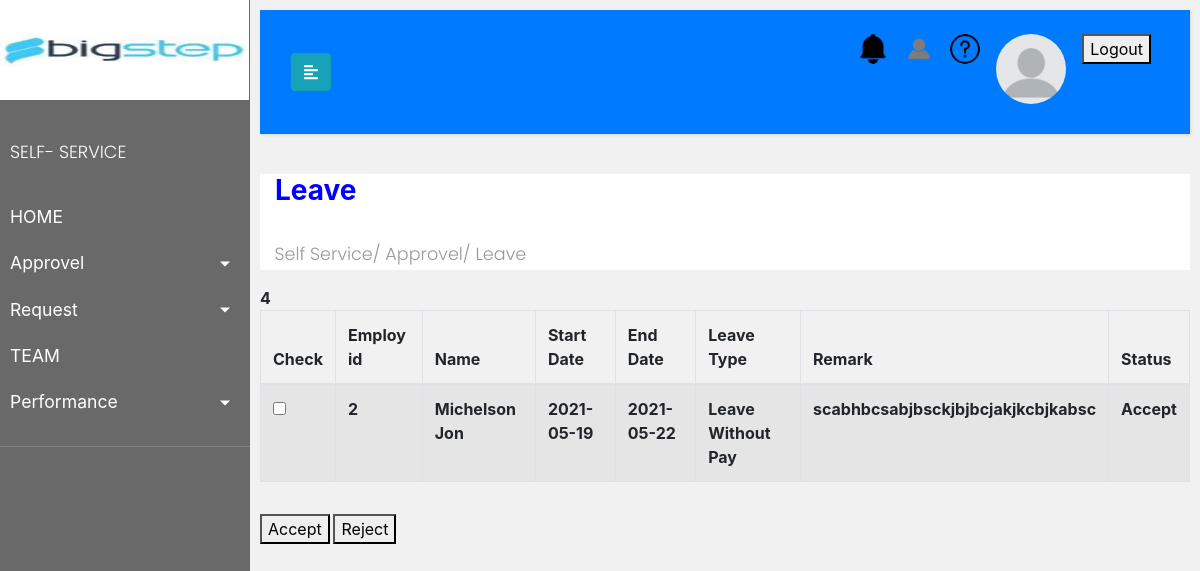
Page /Views/admin_Leave1.php (signed in) on the committed database.
### tables this page shows
CREATE TABLE `LeaveTable` (
  `Lid` int NOT NULL,
  `E_id` int NOT NULL,
  `Name` varchar(30) NOT NULL,
  `Start_Date` varchar(40) NOT NULL,
  `End_Date` varchar(40) NOT NULL,
  `Leave_Type` varchar(50) NOT NULL,
  `Remarks` varchar(200) NOT NULL,
  `Status` varchar(50) NOT NULL
);

### Views/admin_Leave1.php (the view, shortened to what this page needs)
<!DOCTYPE html>
<html>
<head>
    <link rel="stylesheet" href="https://stackpath.bootstrapcdn.com/bootstrap/4.1.0/css/bootstrap.min.css"
>
    <link rel="stylesheet" href="../assests/css/toggle.css">
</head>
<body style="background: #f1f1f1;">
    <div class="wrapper">
        <nav id="sidebar">
            <h3><img src="../assests/images/bigstep.jpeg" style="width:249px;height:100px;" alt="Italian Trulli"></h3>
            <ul class="list-unstyled components">
                <p>SELF- SERVICE</p>
                <li>
                    <a href="toggle1.php" style="color:white;">HOME</a>
                </li>
                <li class="active">
                    <a href="#homeSubmenu" data-toggle="collapse" aria-expanded="false"
                        class="dropdown-toggle">Approvel</a>
                </li>
                <li>
                    <a href="#pageSubmenu" data-toggle="collapse" aria-expanded="false"
                        class="dropdown-toggle" style="color:white;">Request</a>
                </li>
                <li>
                    <a href="Team.php" style="color:white;">TEAM</a>
                </li>
                <li>
                    <a href="#pageSubmenu" data-toggle="collapse" aria-expanded="false"
                        class="dropdown-toggle" style="color:white;">Performance</a>
                </li>
            </ul>
        </nav>
        <div id="content">
            <nav class="navbar navbar-expand-lg py-3 navbar-light bg-primary">
                <div class="container-fluid">
                    <button type="button" id="sidebarCollapse" class="btn btn-info">
                        <i class="fas fa-align-left"></i>
                    </button>
                    <div class="collapse navbar-collapse" id="navbarSupportedContent">
                        <ul class="nav navbar-nav ml-auto">
                            <li class="nav-item active">
                                <a class="nav-link" href="#"><div class="user1" style="background-image:url('../assests/images/sound-bell.png')"></div></a>
                            </li>
                            <li class="nav-item">
                                <a class="nav-link" href="#"><div class="user1" style="background-image:url('../assests/images/profile-icon.png')"></div></a>
                            </li>
                            <li class="nav-item">
                                <a class="nav-link" href="../assests/images/help.png"><div class="user1" style="background-image:url('../assests/images/help.png')"></div></a>
                            </li>
                            <li class="nav-item">
                                <a class="nav-link" href="profie.php"><div class="user" style="background-image:url('../assests/images/profile-image1.png')"></div>
</a>
                            </li>
                             <li class="nav-item">
                                <a class="nav-link" href="logout.php"> <button type="submit"  name="button2">Logout</button></a>
                            </li>
                        </ul>
                    </div>
                </div>
            </nav>
            <div style="background-color: white">
<h3 style="color:blue;">&nbsp;&nbsp;<b>Leave<b></b></h3><br>
<p>&nbsp;&nbsp;&nbsp;Self Service/&nbsp;Approvel/&nbsp;Leave</p>
</div>
<?php
if(isset($_SESSION['id'])){
  $id=$_SESSION['id'];
  require 'database.php';
  $sql1 = "SELECT First_Name, Last_Name, Username,E_id FROM users_data WHERE M_id='$id'";
    $resultsss = $conn->query($sql1);
    if ($resultsss->num_rows > 0) {
      $row = $resultsss->fetch_assoc();
      $Eid=$row["E_id"];
    $limit = 10;
    if (isset($_GET["page"])) {
        $page  = $_GET["page"];
        }
        else{
        $page=1;
        };
    $start_from = ($page-1) * $limit;
    $result = mysqli_query($conn,"SELECT * FROM LeaveTable WHERE E_id='$Eid' LIMIT $start_from, $limit");
}
    }
?>
<!DOCTYPE html>
<html lang="en">
<head>
  <link rel="stylesheet" href="https://maxcdn.bootstrapcdn.com/bootstrap/4.0.0/css/bootstrap.min.css">
</head>
<body>
<table class="table table-bordered table-striped">
<thead>
<tr>
<th>Check</th>
<th>Employ id</th>
<th>Name</th>
 <th>Start Date</th>
<th>End Date</th>
<th>Leave Type</th>
<th>Remark</th>
<th>Status</th>
</tr>
<thead>
<tbody>
<?php
while ($row = mysqli_fetch_array($result)) {
?><?php echo $row["Lid"]; ?>
            <tr>
            <td><input class="select-item" type="checkbox" id="<?php echo $row["Lid"]; ?>"></td>
				<td><?php echo $row["E_id"]; ?></td>
				<td><?php echo $row["Name"]; ?></td>
				<td><?php echo $row["Start_Date"]; ?></td>
				<td><?php echo $row["End_Date"]; ?></td>
				<td><?php echo $row["Leave_Type"]; ?></td>
                <td><?php echo $row["Remarks"]; ?></td>
                <td><?php echo $row["Status"]; ?></td>
<?php
};
?>
</tbody>
</table>
<button onclick="accept()">Accept</button>
<button onclick="reject()">Reject</button>
</body>
</html>
</div>
    </div>
</body>
</html>

### assests/css/toggle.css (style rules this page uses)
body { font-family: 'Poppins', sans-serif; background: #fafafa; }
p { font-family: 'Poppins', sans-serif; font-size: 1.1em; font-weight: 300; line-height: 1.7em; color: #999; }
a, a:hover, a:focus { color: inherit; text-decoration: none; transition: all 0.3s; }
.navbar { padding: 15px 10px; background: #fff; border: none; border-radius: 0; margin-bottom: 40px; box-shadow: 1px 1px 3px rgba(0, 0, 0, 0.1); }
.wrapper { display: flex; width: 100%; align-items: stretch; }
#sidebar { min-width: 250px; max-width: 250px; background: dimgrey; color: #fff; transition: all 0.3s; }
#sidebar ul.components { padding: 20px 0; border-bottom: 1px solid grey; }
#sidebar ul p { color: #fff; padding: 10px; }
#sidebar ul li a { padding: 10px; font-size: 1.1em; display: block; }
#sidebar ul li.active>a, a[aria-expanded="true"] { color: #fff; background: dimgrey; }
a[data-toggle="collapse"] { position: relative; }
.dropdown-toggle::after { display: block; position: absolute; top: 50%; right: 20px; transform: translateY(-50%); }
#content { width: 100%; padding: 10px; min-height: 100vh; transition: all 0.3s; }
.user { display: inline-block; width: 70px; height: 70px; border-radius: 50%; background-repeat: no-repeat; background-position: center center; background-size: cover; }
.user1 { display: inline-block; width: 30px; height: 30px; border-radius: 50%; background-repeat: no-repeat; background-position: center center; background-size: cover; }

### rows in the picture
leavetable: E "2", Name "Michelson Jon", Start_Date "2021-05-19", End_Date "2021-05-22", Leave_Type "Leave Without Pay", Remarks "scabhbcsabjbsckjbjbcjakjkcbjkabsc", Status "Accept"
